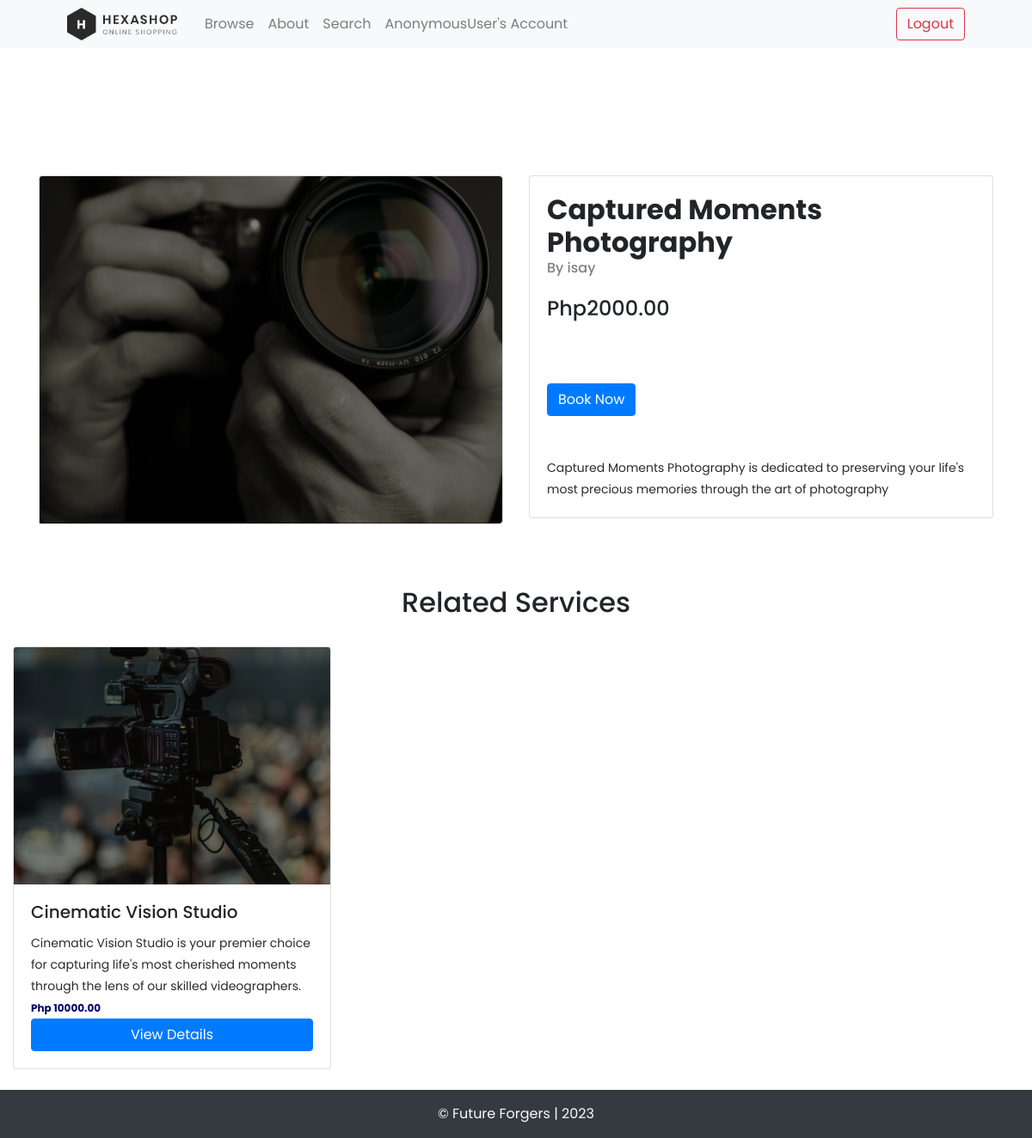
Page /services/2/ on the committed database.
### services/models.py (models this page shows, shortened)
class Service(models.Model):
	category = models.ForeignKey(Category, related_name='service',  on_delete=models.CASCADE)
	name = models.CharField(max_length=255)
	description = models.TextField(blank=True, null=True)
	price = models.FloatField()
	image = models.ImageField(upload_to='service_images', blank=True, null=True)
	is_sold = models.BooleanField(default=False)
	created_by = models.ForeignKey(User, related_name='service', on_delete=models.CASCADE)
	created_at = models.DateTimeField(auto_now_add=True)

### services/views.py (the view)
# urls.py: path('<int:pk>/', views.detail, name="detail"),
def detail(request, pk):
	service = get_object_or_404(Service, pk=pk)
	related_services = Service.objects.filter(category=service.category, is_sold=False).exclude(pk=pk)[0:3]
	return render(request, 'service/detail.html', {'service': service, 'related_services': related_services})

### services/templates/service/detail.html (shortened to what this page needs)
{% extends 'main.html' %}
{% block content %}
  <div class="container pt-5 pb-5">
    <div class="row">
      <div class="col-md-6">
        <div class="card">
          <img src="{{ service.image.url }}" alt="{{ service.title }}" class="card-img-top rounded-right">
        </div>
      </div>
      <div class="col-md-6 mx-auto">
        <div class="card">
          <div class="card-body">
            <h2 style="font-weight: bold;">{{ service.name }}</h2>
            <h6 style="color: gray;">By {{ service.created_by.username }}</h6>
            <h4 class="my-4">Php{{ service.price|floatformat:2 }}</h4>
            {% if request.user == service.created_by %}
              <div class="mt-4 mb-4">
                <button type="button" class="btn btn-success">
                  <a href="{% url 'service:edit' service.id %}" class="text-white text-decoration-none">Edit</a>
                </button>
                <button type="button" class="btn btn-danger">
                  <a href="{% url 'service:delete' service.id %}" class="text-white text-decoration-none">Delete</a>
                </button>
              </div>
            {% else %}
              <a href="#" class="btn btn-primary my-5">Book Now</a>
            {% endif %}
            <p>{{ service.description }}</p>
          </div>
        </div>
      </div>
    </div>
  </div>
  <div class="row">
  <div class="col-md-12 text-center mt-4">
    <h2 class="mb-2">Related Services</h2>
  </div>
  {% for service in related_services %}
    <div class="col-md-4 mb-4 mt-4">
      <div class="card h-100">
        <img src="{{ service.image.url }}" class="card-img-top" alt="{{ service.name}}-image">
        <div class="card-body d-flex flex-column">
          <h5 class="card-title">{{ service.name }}</h5>
          <p class="card-text">{{ service.description }}</p>
          <p class="card-text" style="color: #020269; font-size:12px; font-weight: bold;">Php {{ service.price|floatformat:2 }}</p>
          <a href="{% url 'service:detail' service.id %}" class="btn btn-primary mt-auto">View Details</a>
        </div>
      </div>
    </div>
  {% endfor %}
</div>
{% endblock %}

### static/css/templatemo-hexashop.css (style rules this page uses)
html, body, div, span, applet, object, iframe, h1, h2, h3, h4, h5, h6, p, blockquote, div pre, a, abbr, acronym, address, big, cite, code, del, dfn, em, font, img, ins, kbd, q, s, samp, small, strike, strong, sub, sup, tt, var, b, u, i, center, dl, dt, dd, ol, ul, li, figure, header, nav, section, article, aside, footer, figcaption { margin: 0; padding: 0; border: 0; outline: 0; }
* { box-sizing: border-box; }
html, body { font-family: 'Poppins', sans-serif; font-weight: 400; background-color: #fff; font-size: 16px; -ms-text-size-adjust: 100%; -webkit-font-smoothing: antialiased; -moz-osx-font-smoothing: grayscale; }
a { text-decoration: none !important; }
h1, h2, h3, h4, h5, h6 { margin-top: 0px; margin-bottom: 0px; }
p { font-size: 14px; line-height: 25px; color: #2a2a2a; }
html, body { background: #fff; font-family: 'Poppins', sans-serif; }

### rows in the picture
Service: image (picture), name "Captured Moments Photography", created_by.username "isay", price "2000.00", description "Captured Moments Photography is dedicated to preserving your life's most precious memories through the art of photography"
Service: image (picture), name "Cinematic Vision Studio", description "Cinematic Vision Studio is your premier choice for capturing life's most cherished moments through the lens of our skilled videographers.", price "10000.00"

### other values in the picture
{{ request.user|capfirst }} "AnonymousUser"
